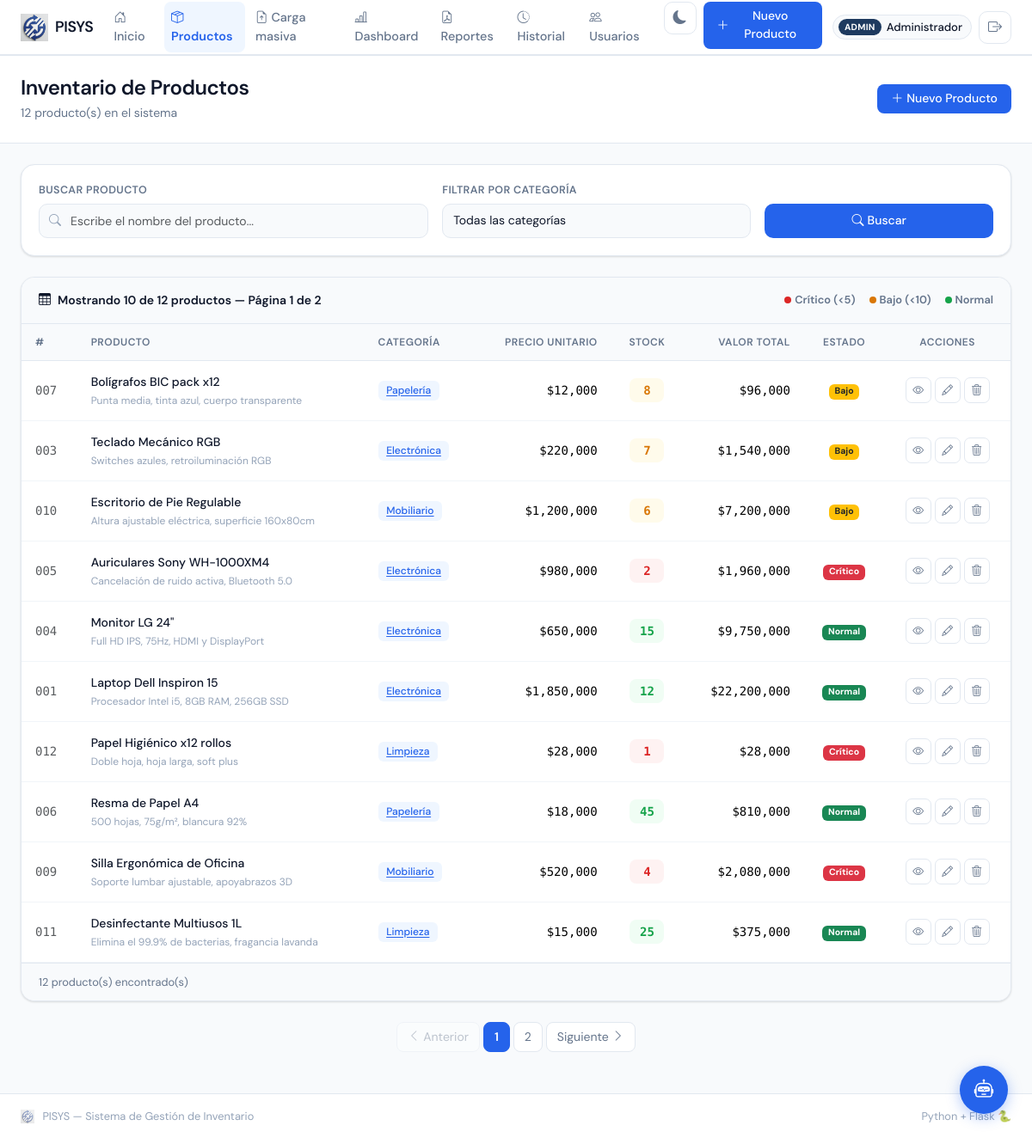
Before: /productos (signed in) with the older database file.
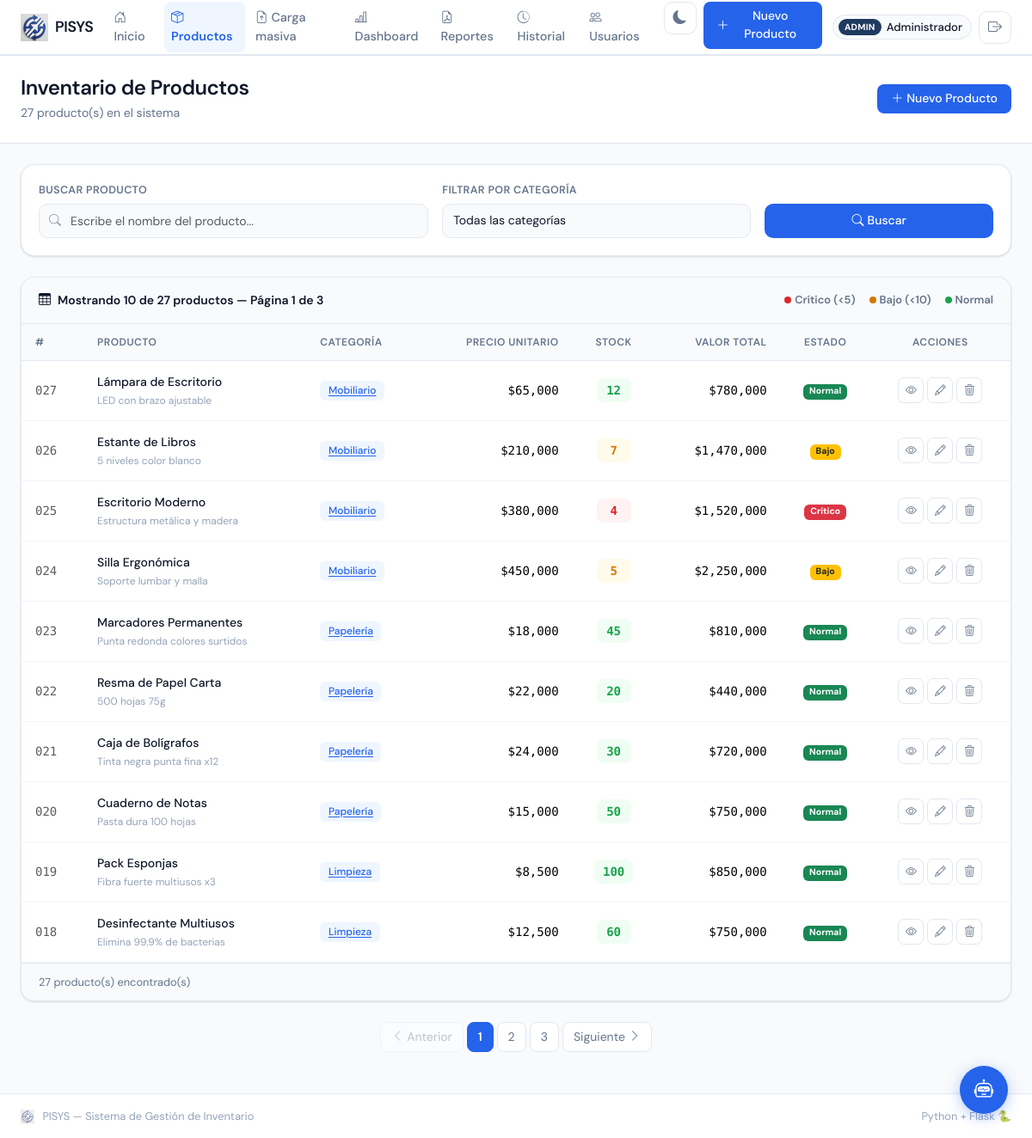
After: the same page with the newer database file.
### app.py (models this page shows, shortened)
class Producto(db.Model):
    __tablename__ = 'producto'
    id             = db.Column(db.Integer, primary_key=True)
    nombre         = db.Column(db.String(100), nullable=False)
    descripcion    = db.Column(db.Text, nullable=True)
    precio         = db.Column(db.Float, nullable=False, default=0.0)
    cantidad       = db.Column(db.Integer, nullable=False, default=0)
    categoria      = db.Column(db.String(50), nullable=True, default='General')
    fecha_creacion = db.Column(db.DateTime, default=datetime.utcnow)
    def estado_stock(self):
        if self.cantidad < 5:  return 'critico'
        if self.cantidad < 10: return 'bajo'
        return 'normal'
    def valor_total(self):
        return self.precio * self.cantidad

### app.py (the view)
@app.route('/productos')
@login_required
def lista_productos():
    buscar    = request.args.get('buscar', '').strip()
    categoria = request.args.get('categoria', '')
    pagina    = request.args.get('pagina', 1, type=int)
    consulta = Producto.query
    if buscar:
        consulta = consulta.filter(Producto.nombre.ilike(f'%{buscar}%'))
    if categoria:
        consulta = consulta.filter(Producto.categoria == categoria)
    productos  = consulta.order_by(Producto.fecha_creacion.desc()) \
                         .paginate(page=pagina, per_page=10, error_out=False)
    categorias = [c[0] for c in db.session.query(Producto.categoria)
                                          .distinct().order_by(Producto.categoria).all() if c[0]]
    return render_template('productos.html',
                           productos=productos, categorias=categorias,
                           buscar=buscar, categoria_activa=categoria)

### app.py (called while the page is built)
@login_manager.user_loader
def cargar_usuario(user_id):
    return Usuario.query.get(int(user_id))

### templates/productos.html (shortened to what the changed rows need)
{% extends "base.html" %}
{% block contenido %}
<div class="page-header">
    <div class="container-fluid px-4">
        <div class="row align-items-center">
            <div class="col">
                <h1 class="page-title">Inventario de Productos</h1>
                <p class="page-subtitle">
                    {{ productos.total }} producto(s) en el sistema
                </p>
            </div>
        </div>
    </div>
</div>
<div class="container-fluid px-4 mt-4 mb-5">
    {% if productos.items %}
    <div class="tabla-container">
        <div class="tabla-header">
            <div class="d-flex gap-2 align-items-center">
                <i class="bi bi-table"></i>
                <span>
                    Mostrando {{ productos.items | length }} de {{ productos.total }} productos
                    — Página {{ productos.page }} de {{ productos.pages }}
                </span>
            </div>
            <div class="d-flex gap-3 align-items-center" style="font-size: 0.8rem; color: var(--texto-secundario);">
                <span class="d-flex align-items-center gap-1"><span class="dot-critico"></span> Crítico (&lt;5)</span>
                <span class="d-flex align-items-center gap-1"><span class="dot-bajo"></span> Bajo (&lt;10)</span>
                <span class="d-flex align-items-center gap-1"><span class="dot-normal"></span> Normal</span>
            </div>
        </div>
        <div class="table-responsive">
            <table class="table tabla-productos mb-0">
                <thead>
                    <tr>
                        <th>#</th>
                        <th>Producto</th>
                        <th>Categoría</th>
                        <th class="text-end">Precio unitario</th>
                        <th class="text-center">Stock</th>
                        <th class="text-end">Valor total</th>
                        <th class="text-center">Estado</th>
                        <th class="text-center">Acciones</th>
                    </tr>
                </thead>
                <tbody>
                    {% for producto in productos.items %}
                    <tr class="fila-producto fila-{{ producto.estado_stock() }}">
                        <td class="text-muted id-col">{{ "%03d"|format(producto.id) }}</td>
                        <td>
                            <div class="producto-nombre">{{ producto.nombre }}</div>
                            {% if producto.descripcion %}
                            <div class="producto-desc">
                                {{ producto.descripcion[:55] }}{% if producto.descripcion|length > 55 %}...{% endif %}
                            </div>
                            {% endif %}
                        </td>
                        <td>
                            <a href="{{ url_for('lista_productos', categoria=producto.categoria) }}"
                                class="badge-categoria">{{ producto.categoria }}</a>
                        </td>
                        <td class="text-end mono-font">${{ "{:,.0f}".format(producto.precio) }}</td>
                        <td class="text-center">
                            <span class="cantidad-badge cantidad-{{ producto.estado_stock() }}">
                                {{ producto.cantidad }}
                            </span>
                        </td>
                        <td class="text-end mono-font">${{ "{:,.0f}".format(producto.valor_total()) }}</td>
                        <td class="text-center">
                            {% if producto.estado_stock() == 'critico' %}
                            <span class="badge bg-danger">Crítico</span>
                            {% elif producto.estado_stock() == 'bajo' %}
                            <span class="badge bg-warning text-dark">Bajo</span>
                            {% else %}
                            <span class="badge bg-success">Normal</span>
                            {% endif %}
                        </td>
                        <td class="text-center">
                            <div class="d-flex gap-1 justify-content-center">
                                <a href="{{ url_for('detalle_producto', id=producto.id) }}" class="btn-accion btn-ver"
                                    title="Ver detalle">
                                    <i class="bi bi-eye"></i>
                                </a>
                                <a href="{{ url_for('editar_producto', id=producto.id) }}" class="btn-accion btn-editar"
                                    title="Editar producto">
                                    <i class="bi bi-pencil"></i>
                                </a>
                                <button class="btn-accion btn-eliminar" title="Eliminar producto"
                                    onclick="confirmarEliminarLista({{ producto.id }}, '{{ producto.nombre }}')">
                                    <i class="bi bi-trash3"></i>
                                </button>
                            </div>
                        </td>
                    </tr>
                    {% endfor %}
                </tbody>
            </table>
        </div>
        <div class="tabla-footer">
            <span>{{ productos.total }} producto(s) encontrado(s)</span>
        </div>
    </div>
    {% if productos.pages > 1 %}
    <nav class="mt-4">
        <ul class="pagination-custom">
            <li>
                {% if productos.has_prev %}
                <a href="{{ url_for('lista_productos', pagina=productos.prev_num, buscar=buscar, categoria=categoria_activa) }}"
                    class="btn-pagina"><i class="bi bi-chevron-left"></i> Anterior</a>
                {% else %}
                <span class="btn-pagina disabled"><i class="bi bi-chevron-left"></i> Anterior</span>
                {% endif %}
            </li>
            {% for num_pagina in productos.iter_pages(left_edge=1, right_edge=1, left_current=2, right_current=2) %}
            {% if num_pagina %}
            <li>
                <a href="{{ url_for('lista_productos', pagina=num_pagina, buscar=buscar, categoria=categoria_activa) }}"
                    class="btn-pagina {% if num_pagina == productos.page %}btn-pagina-activa{% endif %}">
                    {{ num_pagina }}
                </a>
            </li>
            {% else %}
            <li><span class="btn-pagina disabled">…</span></li>
            {% endif %}
            {% endfor %}
            <li>
                {% if productos.has_next %}
                <a href="{{ url_for('lista_productos', pagina=productos.next_num, buscar=buscar, categoria=categoria_activa) }}"
                    class="btn-pagina">Siguiente <i class="bi bi-chevron-right"></i></a>
                {% else %}
                <span class="btn-pagina disabled">Siguiente <i class="bi bi-chevron-right"></i></span>
                {% endif %}
            </li>
        </ul>
    </nav>
    {% endif %}
    {% endif %}
</div>
{% endblock %}

Changed rows visible on the page:
no longer on this page (row unchanged): Producto: id "007", nombre "Bolígrafos BIC pack x12", descripcion "Punta media, tinta azul, cuerpo transparente", categoria "Papelería", precio "12,000", cantidad "8", valor_total "96,000", shows "Bajo"
no longer on this page (row unchanged): Producto: id "003", nombre "Teclado Mecánico RGB", descripcion "Switches azules, retroiluminación RGB", categoria "Electrónica", precio "220,000", cantidad "7", valor_total "1,540,000", shows "Bajo"
no longer on this page (row unchanged): Producto: id "010", nombre "Escritorio de Pie Regulable", descripcion "Altura ajustable eléctrica, superficie 160x80cm", categoria "Mobiliario", precio "1,200,000", cantidad "6", valor_total "7,200,000", shows "Bajo"
no longer on this page (row unchanged): Producto: id "005", nombre "Auriculares Sony WH-1000XM4", descripcion "Cancelación de ruido activa, Bluetooth 5.0", categoria "Electrónica", precio "980,000", cantidad "2", valor_total "1,960,000", shows "Crítico"
no longer on this page (row unchanged): Producto: id "004", nombre "Monitor LG 24\"", descripcion "Full HD IPS, 75Hz, HDMI y DisplayPort", categoria "Electrónica", precio "650,000", cantidad "15", valor_total "9,750,000", shows "Normal"
no longer on this page (row unchanged): Producto: id "001", nombre "Laptop Dell Inspiron 15", descripcion "Procesador Intel i5, 8GB RAM, 256GB SSD", categoria "Electrónica", precio "1,850,000", cantidad "12", valor_total "22,200,000", shows "Normal"
no longer on this page (row unchanged): Producto: id "012", nombre "Papel Higiénico x12 rollos", descripcion "Doble hoja, hoja larga, soft plus", categoria "Limpieza", precio "28,000", cantidad "1", valor_total "28,000", shows "Crítico"
no longer on this page (row unchanged): Producto: id "006", nombre "Resma de Papel A4", descripcion "500 hojas, 75g/m², blancura 92%", categoria "Papelería", precio "18,000", cantidad "45", valor_total "810,000", shows "Normal"
no longer on this page (row unchanged): Producto: id "009", nombre "Silla Ergonómica de Oficina", descripcion "Soporte lumbar ajustable, apoyabrazos 3D", categoria "Mobiliario", precio "520,000", cantidad "4", valor_total "2,080,000", shows "Crítico"
no longer on this page (row unchanged): Producto: id "011", nombre "Desinfectante Multiusos 1L", descripcion "Elimina el 99.9% de bacterias, fragancia lavanda", categoria "Limpieza", precio "15,000", cantidad "25", valor_total "375,000", shows "Normal"
added Producto: id "027", nombre "Lámpara de Escritorio", descripcion "LED con brazo ajustable", categoria "Mobiliario", precio "65,000", cantidad "12", valor_total "780,000", shows "Normal"
added Producto: id "026", nombre "Estante de Libros", descripcion "5 niveles color blanco", categoria "Mobiliario", precio "210,000", cantidad "7", valor_total "1,470,000", shows "Bajo"
added Producto: id "025", nombre "Escritorio Moderno", descripcion "Estructura metálica y madera", categoria "Mobiliario", precio "380,000", cantidad "4", valor_total "1,520,000", shows "Crítico"
added Producto: id "024", nombre "Silla Ergonómica", descripcion "Soporte lumbar y malla", categoria "Mobiliario", precio "450,000", cantidad "5", valor_total "2,250,000", shows "Bajo"
added Producto: id "023", nombre "Marcadores Permanentes", descripcion "Punta redonda colores surtidos", categoria "Papelería", precio "18,000", cantidad "45", valor_total "810,000", shows "Normal"
added Producto: id "022", nombre "Resma de Papel Carta", descripcion "500 hojas 75g", categoria "Papelería", precio "22,000", cantidad "20", valor_total "440,000", shows "Normal"
added Producto: id "021", nombre "Caja de Bolígrafos", descripcion "Tinta negra punta fina x12", categoria "Papelería", precio "24,000", cantidad "30", valor_total "720,000", shows "Normal"
added Producto: id "020", nombre "Cuaderno de Notas", descripcion "Pasta dura 100 hojas", categoria "Papelería", precio "15,000", cantidad "50", valor_total "750,000", shows "Normal"
added Producto: id "019", nombre "Pack Esponjas", descripcion "Fibra fuerte multiusos x3", categoria "Limpieza", precio "8,500", cantidad "100", valor_total "850,000", shows "Normal"
added Producto: id "018", nombre "Desinfectante Multiusos", descripcion "Elimina 99.9% de bacterias", categoria "Limpieza", precio "12,500", cantidad "60", valor_total "750,000", shows "Normal"
Other visible differences:
{{ productos.total }}: "12" → "27"
{{ productos.pages }}: "2" → "3"
new list line: "3"
